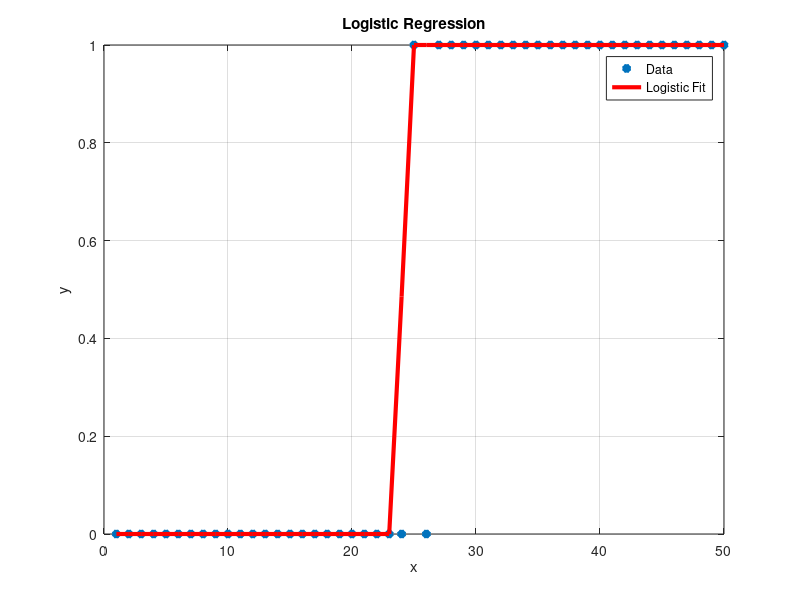

This figure's MATLAB source:
num_elements = 50;
a = 7; % 4 cyfra indx
b = 5; % 5 cyfra indx
c = 4; % 6 cyfra indx  
x = 1:1:num_elements;

y = a * x + b * randn(1, num_elements);
y = y + c;
Y = y';
X = x';
X = [ones(size(X)) X];
% Tworzenie danych binarnych
y_bin = double(y > median(y)); % Dane binarne (0 lub 1)

% Podział danych na zbiór treningowy i testowy
x1 = x(1:2:end)';
y1 = y_bin(1:2:end)';
x2 = x(2:2:end)';
y2 = y_bin(2:2:end)';

% Funkcja logistyczna
log_fun = @(x_in) 1 ./ (1 + exp(-x_in));

% Dopasowanie modelu logistic regression
alpha_optim = glmfit(x1, y1, 'binomial');

% Predykcja dla całego zakresu x
ye_log = log_fun(alpha_optim(1) + alpha_optim(2) * x');

% Wykres
figure(13);
plot(x, y_bin, '*', 'LineWidth', 3); % Dane oryginalne (binarne)
hold on;
plot(x, ye_log, 'r', 'LineWidth', 3); % Dopasowana funkcja logistyczna
grid on;
xlabel('x');
ylabel('y');
title('Logistic Regression');
legend('Data', 'Logistic Fit');
hold off;
